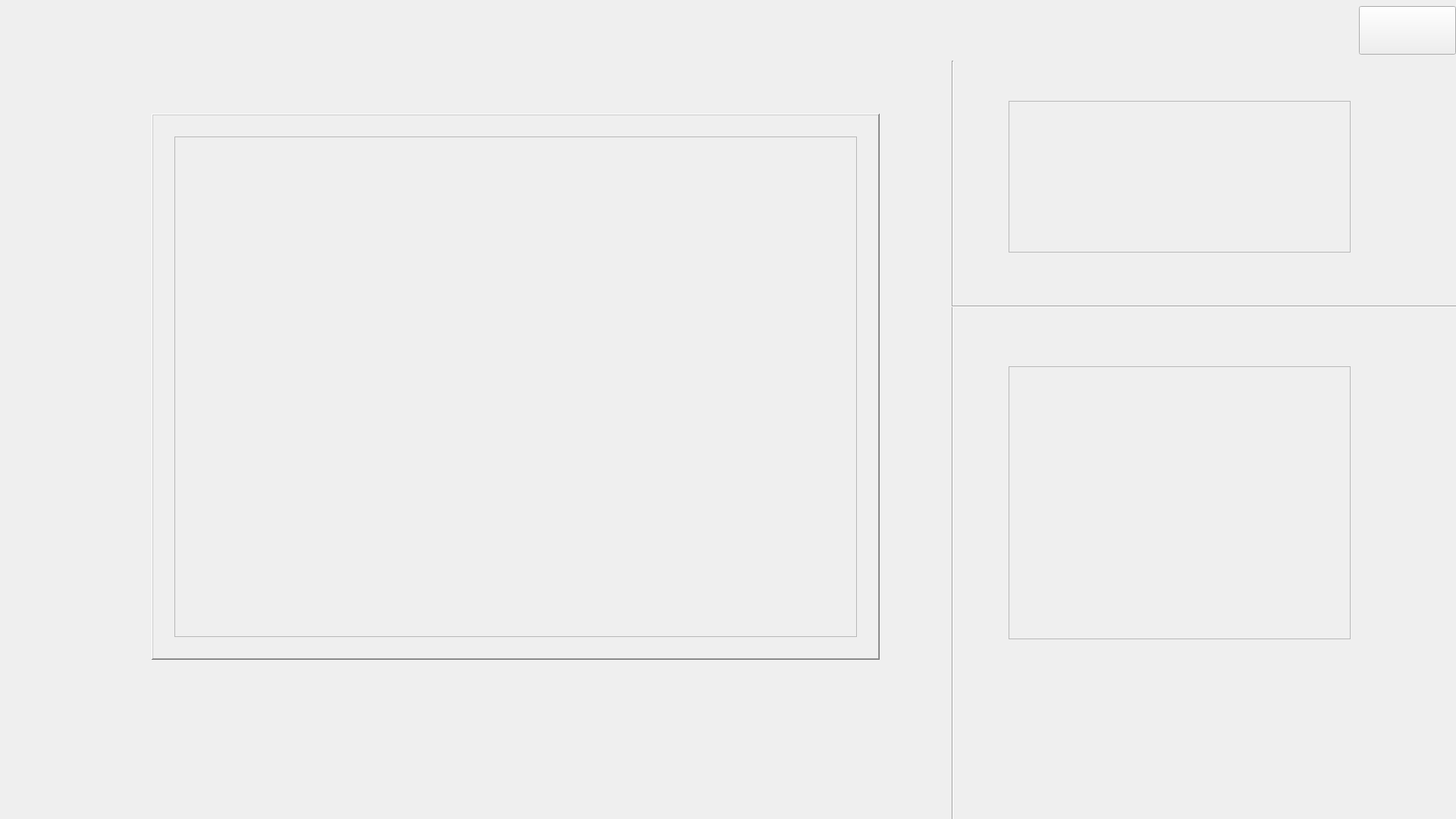
<?xml version="1.0" encoding="UTF-8"?>
<ui version="4.0">
 <class>PhotoWindow</class>
 <widget class="QMainWindow" name="PhotoWindow">
  <property name="geometry">
   <rect>
    <x>0</x>
    <y>0</y>
    <width>1920</width>
    <height>1080</height>
   </rect>
  </property>
  <property name="minimumSize">
   <size>
    <width>60</width>
    <height>60</height>
   </size>
  </property>
  <property name="contextMenuPolicy">
   <enum>Qt::DefaultContextMenu</enum>
  </property>
  <property name="windowTitle">
   <string>MainWindow</string>
  </property>
  <property name="autoFillBackground">
   <bool>false</bool>
  </property>
  <property name="styleSheet">
   <string notr="true"/>
  </property>
  <property name="iconSize">
   <size>
    <width>60</width>
    <height>60</height>
   </size>
  </property>
  <widget class="QWidget" name="centralwidget">
   <widget class="QLabel" name="pictureLabelbackground">
    <property name="geometry">
     <rect>
      <x>200</x>
      <y>150</y>
      <width>960</width>
      <height>720</height>
     </rect>
    </property>
    <property name="contextMenuPolicy">
     <enum>Qt::DefaultContextMenu</enum>
    </property>
    <property name="frameShape">
     <enum>QFrame::WinPanel</enum>
    </property>
    <property name="frameShadow">
     <enum>QFrame::Raised</enum>
    </property>
    <property name="text">
     <string/>
    </property>
   </widget>
   <widget class="QPushButton" name="exitButton">
    <property name="geometry">
     <rect>
      <x>1792</x>
      <y>8</y>
      <width>128</width>
      <height>64</height>
     </rect>
    </property>
    <property name="focusPolicy">
     <enum>Qt::NoFocus</enum>
    </property>
    <property name="text">
     <string/>
    </property>
   </widget>
   <widget class="QLabel" name="resulttext">
    <property name="geometry">
     <rect>
      <x>1330</x>
      <y>483</y>
      <width>451</width>
      <height>360</height>
     </rect>
    </property>
    <property name="font">
     <font>
      <family>Rage Italic</family>
      <pointsize>20</pointsize>
      <underline>true</underline>
     </font>
    </property>
    <property name="frameShape">
     <enum>QFrame::StyledPanel</enum>
    </property>
    <property name="text">
     <string/>
    </property>
    <property name="textFormat">
     <enum>Qt::AutoText</enum>
    </property>
   </widget>
   <widget class="Line" name="line">
    <property name="geometry">
     <rect>
      <x>1255</x>
      <y>80</y>
      <width>3</width>
      <height>1080</height>
     </rect>
    </property>
    <property name="orientation">
     <enum>Qt::Vertical</enum>
    </property>
   </widget>
   <widget class="QLabel" name="backgroundlabel">
    <property name="geometry">
     <rect>
      <x>0</x>
      <y>0</y>
      <width>1920</width>
      <height>1080</height>
     </rect>
    </property>
    <property name="font">
     <font>
      <family>华文行楷</family>
      <pointsize>24</pointsize>
     </font>
    </property>
    <property name="frameShape">
     <enum>QFrame::NoFrame</enum>
    </property>
    <property name="text">
     <string/>
    </property>
   </widget>
   <widget class="QLabel" name="pictureLabel">
    <property name="geometry">
     <rect>
      <x>230</x>
      <y>180</y>
      <width>900</width>
      <height>660</height>
     </rect>
    </property>
    <property name="frameShape">
     <enum>QFrame::StyledPanel</enum>
    </property>
    <property name="text">
     <string/>
    </property>
   </widget>
   <widget class="QLabel" name="schoolbadge">
    <property name="geometry">
     <rect>
      <x>1330</x>
      <y>133</y>
      <width>451</width>
      <height>200</height>
     </rect>
    </property>
    <property name="font">
     <font>
      <family>Rage Italic</family>
      <pointsize>20</pointsize>
      <underline>true</underline>
     </font>
    </property>
    <property name="frameShape">
     <enum>QFrame::StyledPanel</enum>
    </property>
    <property name="text">
     <string/>
    </property>
    <property name="textFormat">
     <enum>Qt::AutoText</enum>
    </property>
   </widget>
   <widget class="Line" name="line_2">
    <property name="geometry">
     <rect>
      <x>1255</x>
      <y>403</y>
      <width>1200</width>
      <height>3</height>
     </rect>
    </property>
    <property name="orientation">
     <enum>Qt::Horizontal</enum>
    </property>
   </widget>
   <widget class="QLabel" name="teammumber">
    <property name="geometry">
     <rect>
      <x>1680</x>
      <y>920</y>
      <width>200</width>
      <height>120</height>
     </rect>
    </property>
    <property name="font">
     <font>
      <family>Rage Italic</family>
      <pointsize>20</pointsize>
      <underline>false</underline>
     </font>
    </property>
    <property name="contextMenuPolicy">
     <enum>Qt::DefaultContextMenu</enum>
    </property>
    <property name="frameShape">
     <enum>QFrame::NoFrame</enum>
    </property>
    <property name="text">
     <string/>
    </property>
    <property name="textFormat">
     <enum>Qt::AutoText</enum>
    </property>
   </widget>
   <widget class="QLabel" name="head">
    <property name="geometry">
     <rect>
      <x>0</x>
      <y>0</y>
      <width>1920</width>
      <height>80</height>
     </rect>
    </property>
    <property name="frameShape">
     <enum>QFrame::NoFrame</enum>
    </property>
    <property name="text">
     <string/>
    </property>
   </widget>
   <widget class="QPushButton" name="leftButton">
    <property name="geometry">
     <rect>
      <x>121</x>
      <y>478</y>
      <width>64</width>
      <height>64</height>
     </rect>
    </property>
    <property name="focusPolicy">
     <enum>Qt::NoFocus</enum>
    </property>
    <property name="text">
     <string/>
    </property>
    <property name="autoDefault">
     <bool>false</bool>
    </property>
    <property name="flat">
     <bool>true</bool>
    </property>
   </widget>
   <widget class="QPushButton" name="rightButton">
    <property name="geometry">
     <rect>
      <x>1175</x>
      <y>478</y>
      <width>64</width>
      <height>64</height>
     </rect>
    </property>
    <property name="focusPolicy">
     <enum>Qt::NoFocus</enum>
    </property>
    <property name="text">
     <string/>
    </property>
    <property name="flat">
     <bool>true</bool>
    </property>
   </widget>
   <widget class="QPushButton" name="deleteButton">
    <property name="geometry">
     <rect>
      <x>640</x>
      <y>900</y>
      <width>64</width>
      <height>64</height>
     </rect>
    </property>
    <property name="focusPolicy">
     <enum>Qt::ClickFocus</enum>
    </property>
    <property name="text">
     <string/>
    </property>
    <property name="flat">
     <bool>true</bool>
    </property>
   </widget>
   <zorder>backgroundlabel</zorder>
   <zorder>pictureLabelbackground</zorder>
   <zorder>resulttext</zorder>
   <zorder>pictureLabel</zorder>
   <zorder>line</zorder>
   <zorder>schoolbadge</zorder>
   <zorder>line_2</zorder>
   <zorder>teammumber</zorder>
   <zorder>head</zorder>
   <zorder>exitButton</zorder>
   <zorder>rightButton</zorder>
   <zorder>leftButton</zorder>
   <zorder>deleteButton</zorder>
  </widget>
 </widget>
 <resources/>
 <connections/>
</ui>
